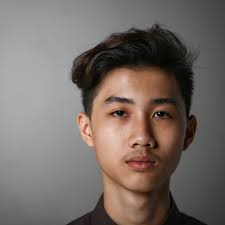
#> input picture ViolaJones/face.jpeg, 225 x 225 px
$ jupyter execute ViolaJones.ipynb
#> lines starting #> are read from the running program, lines starting #| are printed output that depends on the picture; after the words box and inside, x2 and y2 are one past the last pixel; in counts of white or black regions, pixels touching at a corner belong together
[cell 1]
import cv2
import matplotlib.pyplot as plt

[cell 2]
cascade_classifier = cv2.CascadeClassifier('haarcascade_frontalface_alt.xml')

[cell 3]
image = cv2.imread('face.jpeg')
#> image is the input picture: shape (225, 225, 3); mean B, G, R 102.9, 107.9, 117.6
gray_image = cv2.cvtColor(image, cv2.COLOR_BGR2GRAY)
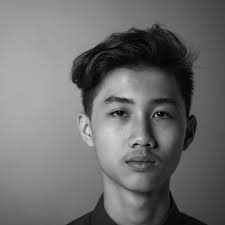
#> gray_image: shape (225, 225); min 0, max 224, mean 110.2

plt.imshow(gray_image, cmap='gray')
plt.show()

[cell 4]
detected_faces = cascade_classifier.detectMultiScale(gray_image, scaleFactor=1.1, minNeighbors=10)
#> detected_faces = [[78, 66, 122, 122]]

[cell 5]
for (x, y, width, height) in detected_faces:
    cv2.rectangle(image, (x, y), (x + width, y + height), (0, 0, 255), 10)
#> this loop made 1 pass
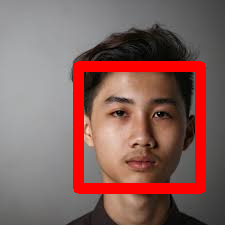
#> image: shape (225, 225, 3); 10.52% of pixels changed, all inside (x1, y1, x2, y2) = (73, 61, 206, 194)
plt.imshow(cv2.cvtColor(image, cv2.COLOR_BGR2RGB))
plt.show()

[cell 6]
mul_image = cv2.imread('people_face.jpeg')
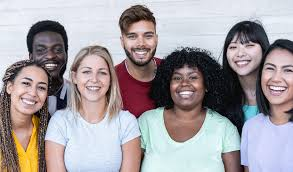
#> input picture ViolaJones/people_face.jpeg, 293 x 172 px
#> mul_image is the input picture: shape (172, 293, 3); mean B, G, R 161.3, 157.8, 164.9
gray_mul_image = cv2.cvtColor(mul_image, cv2.COLOR_BGR2GRAY)
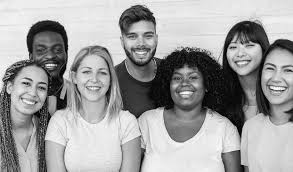
#> gray_mul_image: shape (172, 293); min 0, max 255, mean 160.3
detected_faces = cascade_classifier.detectMultiScale(gray_mul_image, scaleFactor=1.1, minNeighbors=3, minSize=(20, 20))
#> detected_faces = [[119, 20, 42, 42], [220, 30, 43, 43], [73, 56, 43, 43], [28, 32, 44, 44], [165, 62, 42, 42], [11, 68, 44, 44]]

for (x, y, width, height) in detected_faces:
    cv2.rectangle(mul_image, (x, y), (x + width, y + height), (0, 0, 255), 3)
#> this loop made 6 passes
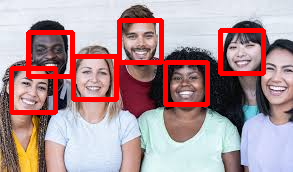
#> mul_image: shape (172, 293, 3); 9.78% of pixels changed, all inside (x1, y1, x2, y2) = (9, 18, 266, 115)

plt.imshow(cv2.cvtColor(mul_image, cv2.COLOR_BGR2RGB))
plt.show()
